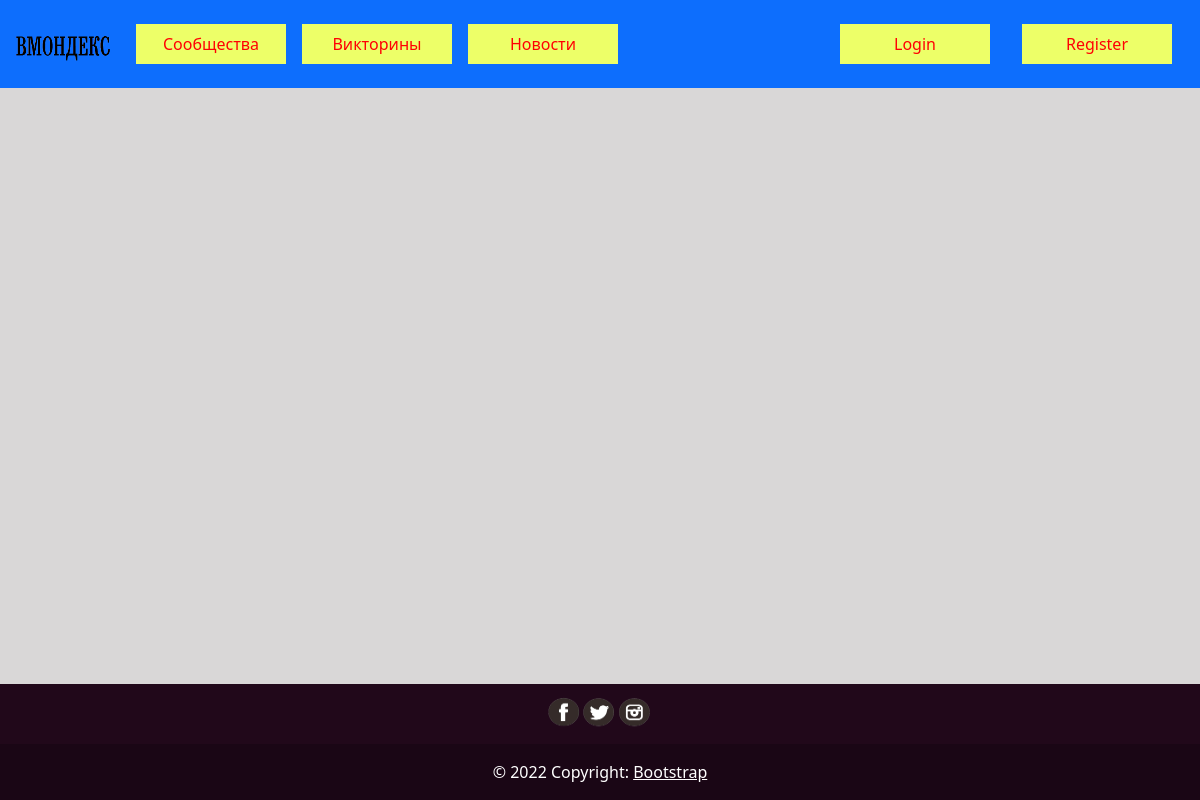
The app's page /news, older data.
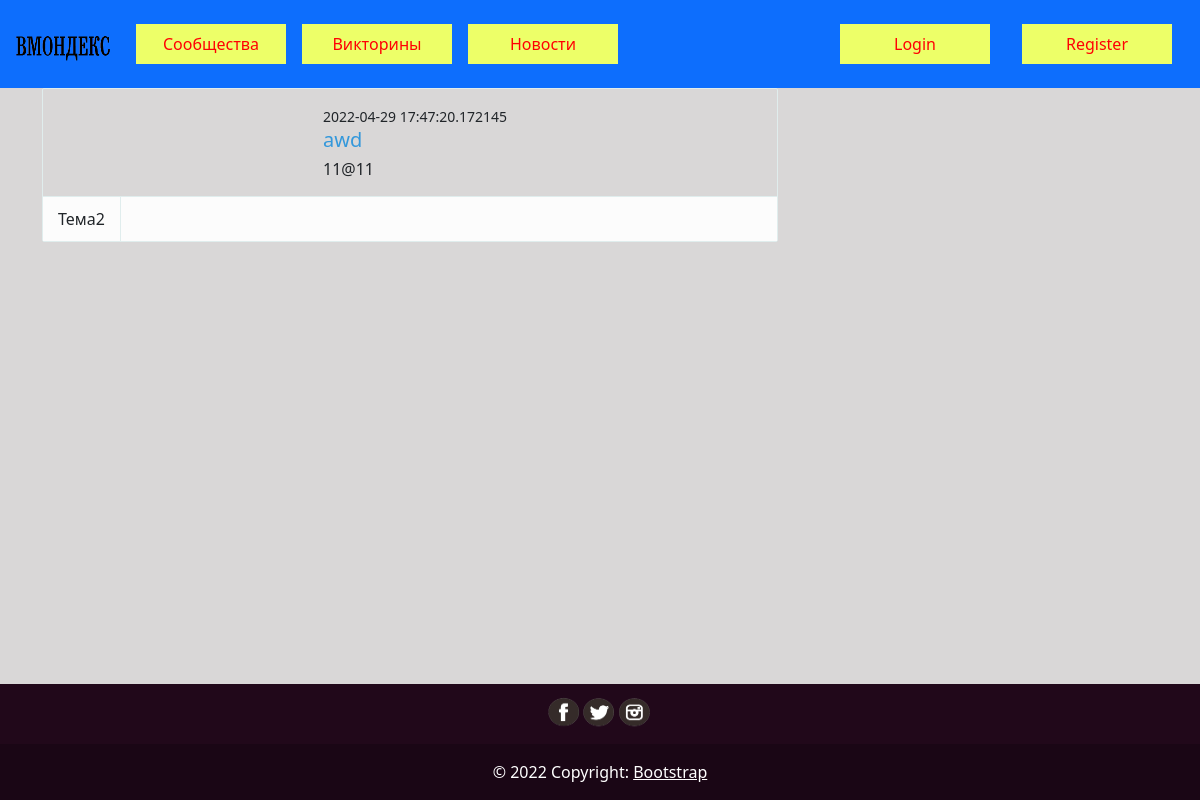
The same page, newer data.
### data/news.py (models this page shows)
class News(SqlAlchemyBase):
    __tablename__ = 'news'
    id = sqlalchemy.Column(sqlalchemy.Integer,
                           primary_key=True, autoincrement=True)
    title = sqlalchemy.Column(sqlalchemy.String, nullable=False)
    content = sqlalchemy.Column(sqlalchemy.String, nullable=False)
    created_date = sqlalchemy.Column(sqlalchemy.DateTime,
                                     default=datetime.datetime.now)
    is_private = sqlalchemy.Column(sqlalchemy.Boolean, default=False)
    img_news = sqlalchemy.Column(sqlalchemy.String, unique=True, nullable=True)
    tema_id = sqlalchemy.Column(sqlalchemy.Integer,
                                 sqlalchemy.ForeignKey("directs.id"))
    user_id = sqlalchemy.Column(sqlalchemy.Integer,
                                 sqlalchemy.ForeignKey("users.id"))
    groups_id = sqlalchemy.Column(sqlalchemy.Integer, nullable=False)
    user = orm.relation('User')
    tema = orm.relation('Directs')

### data/users.py (models this page shows, shortened)
class User(SqlAlchemyBase, UserMixin):
    __tablename__ = 'users'
    id = sqlalchemy.Column(sqlalchemy.Integer,
                           primary_key=True, autoincrement=True)
    name = sqlalchemy.Column(sqlalchemy.String, nullable=True)
    about = sqlalchemy.Column(sqlalchemy.String, nullable=True)
    email = sqlalchemy.Column(sqlalchemy.String,
                              index=True, unique=True, nullable=True)
    img_user = sqlalchemy.Column(sqlalchemy.String, unique=True, nullable=True)
    hashed_password = sqlalchemy.Column(sqlalchemy.String, nullable=True)
    created_date = sqlalchemy.Column(sqlalchemy.DateTime,
                                     default=datetime.datetime.now)
    news = orm.relation("News", back_populates='user')
    rating = sqlalchemy.Column(sqlalchemy.Integer, default=0)

### data/directions.py (models this page shows)
class Directs(SqlAlchemyBase):
    __tablename__ = 'directs'
    id = sqlalchemy.Column(sqlalchemy.Integer,
                           primary_key=True, autoincrement=True)
    title = sqlalchemy.Column(sqlalchemy.String, nullable=False)
    news = orm.relation("News", back_populates='tema')

### app.py (the view)
@app.route('/news', methods=['GET', 'POST'])
def news():
    db_sess = db_session.create_session()
    news = db_sess.query(News).all()
    news = news[::-1]
    spo = []
    db_sess1 = db_session.create_session()
    user = db_sess1.query(User).all()
    user = user[::-1]
    db_sess2 = db_session.create_session()
    direct = db_sess2.query(Directs).all()
    direct = direct[::-1]
    for i in news:
        id = i.id
        title = i.title
        dt = i.created_date
        im = i.img_news
        tema = 'Не выбрана'
        nick = 'Anonymous'
        for j in user:
            if i.user_id == j.id:
                nick = j.name
        for g in direct:
            if i.tema_id == g.id:
                tema = g.title
        spo.append([id, title, dt, im, nick, tema])
    return render_template('news.html', news=spo)

### data/db_session.py (called while the page is built)
def create_session() -> Session:
    global __factory
    return __factory()

### templates/news.html (shortened to what this page needs)
{% extends "base.html" %}
{% block content %}
{% for item in news %}
	<div class="container">
  <div class="row">
    <div class="col-md-8">
      <div class="wp-block property list">
        <div class="wp-block-body">
          <div class="wp-block-img">
          </div>
          <div class="wp-block-content">
            <small>
{{ item[2] }}</small>
			  <a href="news/{{ item[0] }}" style="text-decoration: none">
            <h4 class="content-title">{{ item[1] }}</h4>
			</a>
            <span class="pull-right">
              <span class="capacity">
                 {{ item[4] }}
              </span>
            </span>
          </div>
        </div>
        <div class="wp-block-footer">
          <ul class="aux-info">
            <li> {{ item[5] }}</li>
          </ul>
        </div>
      </div>
    </div>
  </div>
</div>
{% endfor %}
{% endblock %}

Row changes from the older to the newer data that the page shows:
added News: created_date "2022-04-29 17:47:20.172145", title "awd"
now on this page (row edited): User: name "11@11"
now on this page (row unchanged): Directs: title "Тема2"
